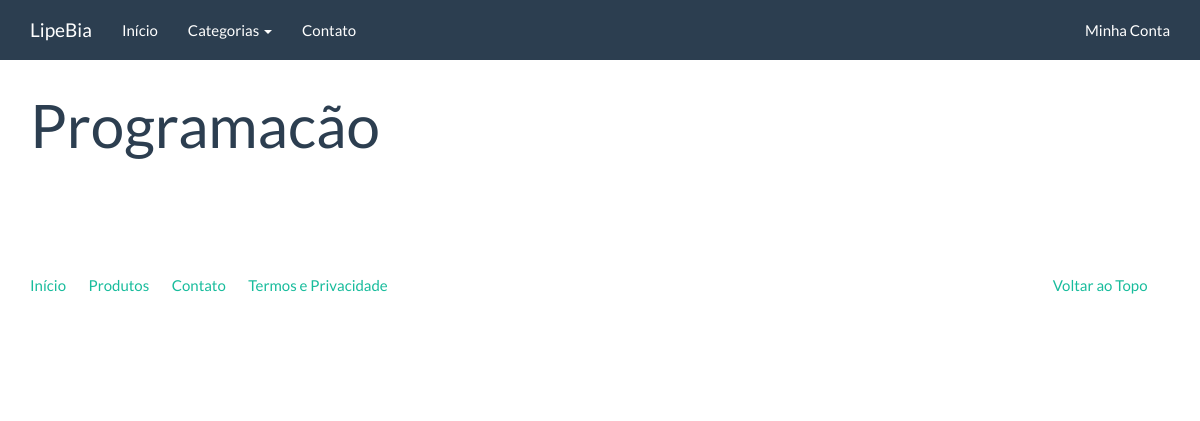
Page /produtos/programacao/ on the earlier database version.
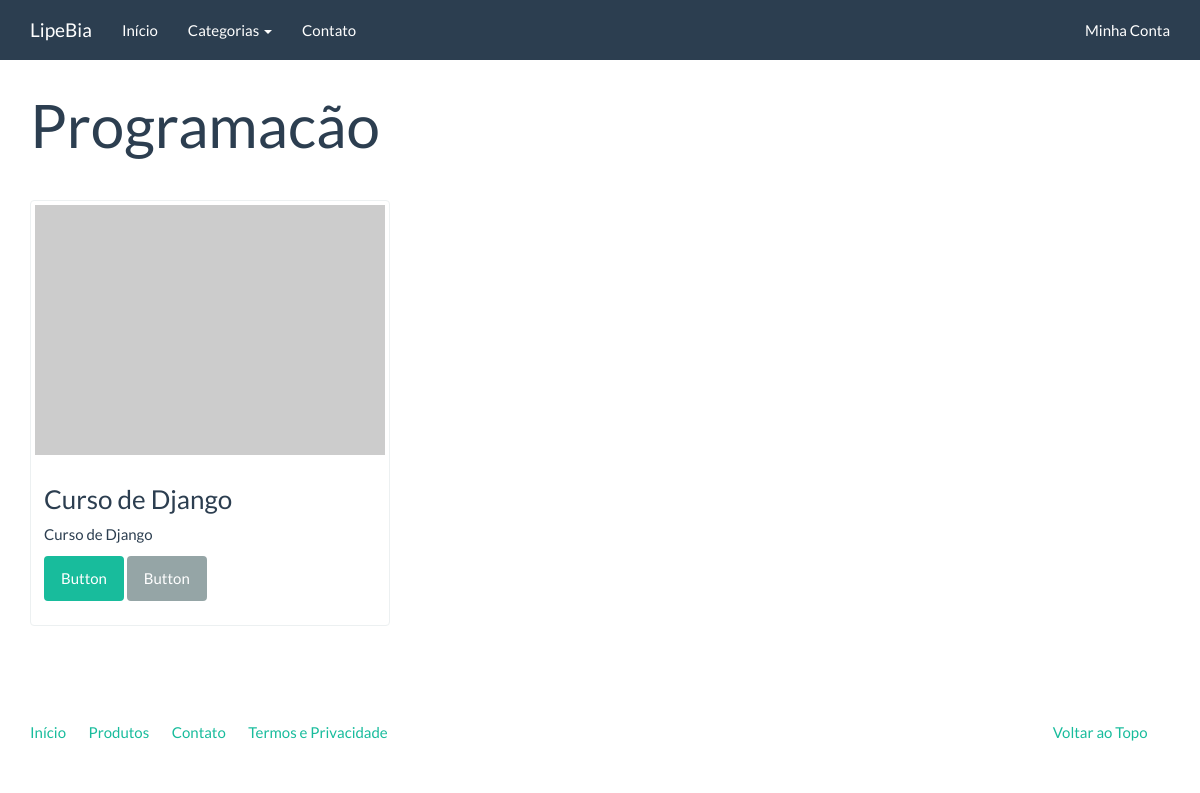
Same page on the later database version.
### catalog/models.py (models this page shows)
class Category(models.Model):
    name = models.CharField('Nome', max_length=100)
    slug = models.SlugField('Identificador', max_length=100)
    created = models.DateTimeField('Criado em', auto_now_add=True)
    modified = models.DateTimeField('Modificado em', auto_now=True)
    class Meta:
        verbose_name = 'Categoria'
        verbose_name_plural = 'Categorias'
        ordering = ['name']
    def __str__(self):
        return self.name

class Product(models.Model):
    name = models.CharField('Nome', max_length=100)
    slug = models.SlugField('Identificador', max_length=100)
    category = models.ForeignKey('catalog.Category', verbose_name='Categoria')
    description = models.TextField('Descrição', blank=True)
    price = models.DecimalField('Preço', decimal_places=2, max_digits=8)
    created = models.DateTimeField('Criado em', auto_now_add=True)
    modified = models.DateTimeField('Modificado em', auto_now=True)
    class Meta:
        verbose_name = 'Produto'
        verbose_name_plural = 'Produtos'
        ordering = ['name']
    def __str__(self):
        return self.name

### catalog/views.py (the view)
# urls.py: url(r'^(?P<slug>[\w_-]+)/$', views.category, name='category'),
def category(request, slug):
    category = Category.objects.get(slug=slug)
    context = {
        'current_category': category,
        'product_list': Product.objects.filter(category=category),
    }
    return render(request, 'catalog/category.html', context)

### catalog/context_processors.py (called while the page is built)
def categories(request):
    return {
        'categories': Category.objects.all()
    }

### catalog/templates/catalog/category.html (shortened to what this page needs)
{% extends "base.html" %}
{% block container %}
<div class="page-header">
    <h1>{{ current_category }}</h1>
</div>
<div class="row">
    {% for product in product_list %}
    <div class="col-sm-6 col-md-4">
        <div class="thumbnail">
            <a href="#">
                <img src="http://placehold.it/350x250" alt="" />
            </a>
            <div class="caption">
                <h3>{{ product }}</h3>
                {{ product.description|linebreaks }}
                <p><a href="#" class="btn btn-success" role="button">Button</a> <a href="#" class="btn btn-default" role="button">Button</a></p>
            </div>
        </div>
    </div>
    {% endfor %}
</div>
{% endblock %}

### core/templates/base.html (shortened to what this page needs)
<!DOCTYPE html>
{% load static %}
<html lang="en">
<head>
	<link rel="stylesheet" href="{% static 'assets/bootstrap.min.css' %}" media="screen" />
	<link rel="stylesheet" href="{% static 'assets/custom.min.css' %}" media="screen" />
</head>
<body>
    <div class="navbar navbar-default navbar-fixed-top">
      <div class="container">
        <div class="navbar-header">
          <a href="" class="navbar-brand">LipeBia</a>
        </div>
        <div class="navbar-collapse collapse" id="navbar-main">
          <ul class="nav navbar-nav">
            <li>
              <a href="{% url 'index' %}">Início</a>
            </li>
            <li class="dropdown">
              <a class="dropdown-toggle" data-toggle="dropdown" href="{% url 'catalog:product_list' %} id="download">Categorias <span class="caret"></span></a>
            </li>
			<li>
				<a href="{% url 'contact' %}">Contato</a>
			</li>
          </ul>
          <ul class="nav navbar-nav navbar-right">
            <li><a href="#">Minha Conta</a></li>
          </ul>
        </div>
      </div>
    </div>
    <div class="container">
    	{% block container %}{% endblock %}
		<footer>
			<div class="row">
			  <div class="col-lg-12">
			    <ul class="list-unstyled">
			      <li class="pull-right"><a href="#top">Voltar ao Topo</a></li>
			      <li><a href="">Início</a></li>
			      <li><a href="">Produtos</a></li>
			      <li><a href="">Contato</a></li>
			      <li><a href="">Termos e Privacidade</a></li>
			    </ul>
			  </div>
			</div>
		</footer>
	</div>
</body>
</html>

Differences in the rows shown:
added Product: name "Curso de Django", description "Curso de Django"
